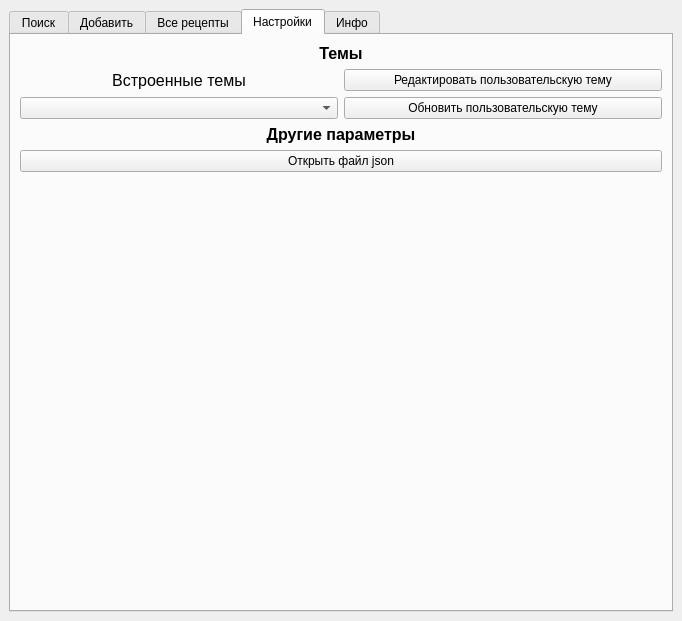
<?xml version="1.0" encoding="UTF-8"?>
<ui version="4.0">
 <class>MainWindow</class>
 <widget class="QMainWindow" name="MainWindow">
  <property name="geometry">
   <rect>
    <x>0</x>
    <y>0</y>
    <width>682</width>
    <height>621</height>
   </rect>
  </property>
  <property name="windowTitle">
   <string>MainWindow</string>
  </property>
  <property name="styleSheet">
   <string notr="true">#main_layout {
	background-color: rgb(87, 253, 255);
}</string>
  </property>
  <widget class="QWidget" name="main_layout_2">
   <layout class="QVBoxLayout" name="verticalLayout">
    <item>
     <layout class="QVBoxLayout" name="main_layout">
      <property name="rightMargin">
       <number>0</number>
      </property>
      <item>
       <widget class="QTabWidget" name="tabWidget">
        <property name="styleSheet">
         <string notr="true"/>
        </property>
        <property name="currentIndex">
         <number>3</number>
        </property>
        <widget class="QWidget" name="widget_4">
         <attribute name="title">
          <string>Поиск</string>
         </attribute>
         <layout class="QVBoxLayout" name="verticalLayout_2">
          <item>
           <layout class="QHBoxLayout" name="horizontalLayout0000">
            <item>
             <widget class="QLineEdit" name="search_input">
              <property name="alignment">
               <set>Qt::AlignCenter</set>
              </property>
              <property name="placeholderText">
               <string>Введите здесь название, описание или сложность рецепта</string>
              </property>
             </widget>
            </item>
            <item>
             <widget class="QPushButton" name="search_btn">
              <property name="cursor">
               <cursorShape>PointingHandCursor</cursorShape>
              </property>
              <property name="text">
               <string>Искать</string>
              </property>
             </widget>
            </item>
           </layout>
          </item>
          <item>
           <layout class="QGridLayout" name="gridLayout_6">
            <item row="0" column="0">
             <widget class="QLabel" name="label_2">
              <property name="maximumSize">
               <size>
                <width>16777215</width>
                <height>25</height>
               </size>
              </property>
              <property name="styleSheet">
               <string notr="true">font-weight: bold; font-size: 16px;</string>
              </property>
              <property name="text">
               <string>Параметры поиска</string>
              </property>
              <property name="alignment">
               <set>Qt::AlignBottom|Qt::AlignHCenter</set>
              </property>
             </widget>
            </item>
            <item row="2" column="2">
             <widget class="QRadioButton" name="summary_param">
              <property name="cursor">
               <cursorShape>PointingHandCursor</cursorShape>
              </property>
              <property name="text">
               <string>Описанию</string>
              </property>
             </widget>
            </item>
            <item row="3" column="2">
             <widget class="QRadioButton" name="difficult_param">
              <property name="cursor">
               <cursorShape>PointingHandCursor</cursorShape>
              </property>
              <property name="text">
               <string>Сложности</string>
              </property>
             </widget>
            </item>
            <item row="0" column="2">
             <widget class="QLabel" name="label_67">
              <property name="maximumSize">
               <size>
                <width>16777215</width>
                <height>25</height>
               </size>
              </property>
              <property name="styleSheet">
               <string notr="true">font-weight: bold; font-size: 16px;</string>
              </property>
              <property name="text">
               <string>Искать по</string>
              </property>
              <property name="alignment">
               <set>Qt::AlignBottom|Qt::AlignHCenter</set>
              </property>
             </widget>
            </item>
            <item row="1" column="2">
             <widget class="QRadioButton" name="title_param">
              <property name="cursor">
               <cursorShape>PointingHandCursor</cursorShape>
              </property>
              <property name="text">
               <string>Названию</string>
              </property>
              <property name="checked">
               <bool>true</bool>
              </property>
             </widget>
            </item>
            <item row="3" column="0">
             <widget class="QCheckBox" name="show_all_checkbox">
              <property name="cursor">
               <cursorShape>PointingHandCursor</cursorShape>
              </property>
              <property name="text">
               <string>вывести все совпадения</string>
              </property>
             </widget>
            </item>
            <item row="2" column="0">
             <widget class="QLabel" name="limit_label">
              <property name="text">
               <string>ограничить количество результатов: 10</string>
              </property>
              <property name="alignment">
               <set>Qt::AlignHCenter|Qt::AlignTop</set>
              </property>
             </widget>
            </item>
            <item row="1" column="0">
             <widget class="QSlider" name="limit_slider">
              <property name="maximumSize">
               <size>
                <width>16777215</width>
                <height>20</height>
               </size>
              </property>
              <property name="cursor">
               <cursorShape>PointingHandCursor</cursorShape>
              </property>
              <property name="minimum">
               <number>1</number>
              </property>
              <property name="maximum">
               <number>100</number>
              </property>
              <property name="orientation">
               <enum>Qt::Horizontal</enum>
              </property>
              <property name="tickPosition">
               <enum>QSlider::TicksBelow</enum>
              </property>
              <property name="tickInterval">
               <number>10</number>
              </property>
             </widget>
            </item>
            <item row="1" column="1">
             <spacer name="horizontalSpacer">
              <property name="orientation">
               <enum>Qt::Horizontal</enum>
              </property>
              <property name="sizeType">
               <enum>QSizePolicy::Fixed</enum>
              </property>
              <property name="sizeHint" stdset="0">
               <size>
                <width>40</width>
                <height>20</height>
               </size>
              </property>
             </spacer>
            </item>
           </layout>
          </item>
          <item>
           <layout class="QVBoxLayout" name="verticalLayout_3">
            <item>
             <widget class="QLabel" name="label_3">
              <property name="maximumSize">
               <size>
                <width>16777215</width>
                <height>50</height>
               </size>
              </property>
              <property name="styleSheet">
               <string notr="true">font-weight: bold; font-size: 16px;</string>
              </property>
              <property name="text">
               <string>Результаты поиска</string>
              </property>
              <property name="alignment">
               <set>Qt::AlignBottom|Qt::AlignHCenter</set>
              </property>
             </widget>
            </item>
            <item>
             <widget class="QListWidget" name="search_results"/>
            </item>
           </layout>
          </item>
         </layout>
        </widget>
        <widget class="QWidget" name="tab">
         <attribute name="title">
          <string>Добавить</string>
         </attribute>
         <layout class="QGridLayout" name="gridLayout_2">
          <item row="1" column="0">
           <layout class="QGridLayout" name="test_layout">
            <item row="2" column="0">
             <widget class="QTextEdit" name="step_summary_input">
              <property name="maximumSize">
               <size>
                <width>16777215</width>
                <height>100</height>
               </size>
              </property>
             </widget>
            </item>
            <item row="3" column="0">
             <widget class="QPushButton" name="add_step_btn">
              <property name="cursor">
               <cursorShape>PointingHandCursor</cursorShape>
              </property>
              <property name="text">
               <string>Добавить шаг</string>
              </property>
             </widget>
            </item>
            <item row="4" column="0">
             <widget class="QListWidget" name="steps_list">
              <property name="maximumSize">
               <size>
                <width>16777215</width>
                <height>10000000</height>
               </size>
              </property>
             </widget>
            </item>
            <item row="1" column="0">
             <widget class="QLabel" name="label_4">
              <property name="maximumSize">
               <size>
                <width>16777215</width>
                <height>25</height>
               </size>
              </property>
              <property name="styleSheet">
               <string notr="true">font-weight: bold;</string>
              </property>
              <property name="text">
               <string>Описание шага</string>
              </property>
              <property name="alignment">
               <set>Qt::AlignBottom|Qt::AlignHCenter</set>
              </property>
             </widget>
            </item>
            <item row="0" column="0">
             <widget class="QLabel" name="label_11">
              <property name="maximumSize">
               <size>
                <width>16777215</width>
                <height>25</height>
               </size>
              </property>
              <property name="styleSheet">
               <string notr="true">font-size: 16px; font-weight: bold;</string>
              </property>
              <property name="text">
               <string>Шаги приготовления</string>
              </property>
              <property name="alignment">
               <set>Qt::AlignCenter</set>
              </property>
             </widget>
            </item>
            <item row="5" column="0">
             <widget class="QPushButton" name="del_step_btn">
              <property name="cursor">
               <cursorShape>PointingHandCursor</cursorShape>
              </property>
              <property name="text">
               <string>Удалить выбранное</string>
              </property>
             </widget>
            </item>
           </layout>
          </item>
          <item row="1" column="1">
           <layout class="QGridLayout" name="gridLayout_3">
            <item row="7" column="0" colspan="2">
             <widget class="QListWidget" name="ingredients_list">
              <property name="maximumSize">
               <size>
                <width>16777215</width>
                <height>10000000</height>
               </size>
              </property>
             </widget>
            </item>
            <item row="3" column="0">
             <widget class="QLabel" name="label_14">
              <property name="maximumSize">
               <size>
                <width>16777215</width>
                <height>25</height>
               </size>
              </property>
              <property name="styleSheet">
               <string notr="true">font-weight: bold;</string>
              </property>
              <property name="text">
               <string>Единицы измерения</string>
              </property>
              <property name="alignment">
               <set>Qt::AlignCenter</set>
              </property>
             </widget>
            </item>
            <item row="2" column="1">
             <widget class="QLineEdit" name="ingredient_title_input">
              <property name="maximumSize">
               <size>
                <width>150</width>
                <height>16777215</height>
               </size>
              </property>
             </widget>
            </item>
            <item row="0" column="0" colspan="2">
             <widget class="QLabel" name="label_6">
              <property name="maximumSize">
               <size>
                <width>16777215</width>
                <height>25</height>
               </size>
              </property>
              <property name="styleSheet">
               <string notr="true">font-size: 16px; font-weight: bold;</string>
              </property>
              <property name="text">
               <string>Ингредиенты</string>
              </property>
              <property name="alignment">
               <set>Qt::AlignCenter</set>
              </property>
             </widget>
            </item>
            <item row="2" column="0">
             <widget class="QLabel" name="label_7">
              <property name="maximumSize">
               <size>
                <width>16777215</width>
                <height>25</height>
               </size>
              </property>
              <property name="styleSheet">
               <string notr="true">font-weight: bold;</string>
              </property>
              <property name="text">
               <string>Название инредиента</string>
              </property>
              <property name="alignment">
               <set>Qt::AlignCenter</set>
              </property>
             </widget>
            </item>
            <item row="6" column="0" colspan="2">
             <widget class="QPushButton" name="add_ingredient_btn">
              <property name="cursor">
               <cursorShape>PointingHandCursor</cursorShape>
              </property>
              <property name="text">
               <string>Добавить инредиент</string>
              </property>
             </widget>
            </item>
            <item row="3" column="1">
             <widget class="QLineEdit" name="ingredient_unit_input">
              <property name="maximumSize">
               <size>
                <width>150</width>
                <height>16777215</height>
               </size>
              </property>
             </widget>
            </item>
            <item row="4" column="0">
             <widget class="QLabel" name="label_8">
              <property name="maximumSize">
               <size>
                <width>16777215</width>
                <height>25</height>
               </size>
              </property>
              <property name="styleSheet">
               <string notr="true">font-weight: bold;</string>
              </property>
              <property name="text">
               <string>Количество</string>
              </property>
              <property name="alignment">
               <set>Qt::AlignCenter</set>
              </property>
             </widget>
            </item>
            <item row="4" column="1">
             <widget class="QSpinBox" name="ingredient_amount">
              <property name="maximumSize">
               <size>
                <width>150</width>
                <height>16777215</height>
               </size>
              </property>
              <property name="wrapping">
               <bool>false</bool>
              </property>
              <property name="alignment">
               <set>Qt::AlignJustify|Qt::AlignVCenter</set>
              </property>
              <property name="accelerated">
               <bool>false</bool>
              </property>
              <property name="correctionMode">
               <enum>QAbstractSpinBox::CorrectToPreviousValue</enum>
              </property>
              <property name="minimum">
               <number>1</number>
              </property>
             </widget>
            </item>
            <item row="8" column="0" colspan="2">
             <widget class="QPushButton" name="del_ingredient_btn">
              <property name="cursor">
               <cursorShape>PointingHandCursor</cursorShape>
              </property>
              <property name="text">
               <string>Удалить выбранное</string>
              </property>
             </widget>
            </item>
           </layout>
          </item>
          <item row="3" column="0" colspan="2">
           <widget class="QPushButton" name="add_recipe_btn">
            <property name="cursor">
             <cursorShape>PointingHandCursor</cursorShape>
            </property>
            <property name="text">
             <string>Добавить рецепт</string>
            </property>
           </widget>
          </item>
          <item row="0" column="0" colspan="2">
           <layout class="QGridLayout" name="gridLayout_4">
            <item row="1" column="0">
             <widget class="QLabel" name="label_10">
              <property name="maximumSize">
               <size>
                <width>16777215</width>
                <height>25</height>
               </size>
              </property>
              <property name="styleSheet">
               <string notr="true">font-size: 16px; font-weight: bold;</string>
              </property>
              <property name="text">
               <string>Описание</string>
              </property>
              <property name="alignment">
               <set>Qt::AlignBottom|Qt::AlignHCenter</set>
              </property>
             </widget>
            </item>
            <item row="4" column="1">
             <widget class="QTimeEdit" name="recipe_time_input">
              <property name="cursor">
               <cursorShape>IBeamCursor</cursorShape>
              </property>
              <property name="alignment">
               <set>Qt::AlignCenter</set>
              </property>
             </widget>
            </item>
            <item row="0" column="1">
             <widget class="QLineEdit" name="recipe_title_input">
              <property name="alignment">
               <set>Qt::AlignCenter</set>
              </property>
             </widget>
            </item>
            <item row="0" column="0">
             <widget class="QLabel" name="label_9">
              <property name="maximumSize">
               <size>
                <width>16777215</width>
                <height>25</height>
               </size>
              </property>
              <property name="styleSheet">
               <string notr="true">font-size: 16px; font-weight: bold;</string>
              </property>
              <property name="text">
               <string>Название</string>
              </property>
              <property name="alignment">
               <set>Qt::AlignBottom|Qt::AlignHCenter</set>
              </property>
             </widget>
            </item>
            <item row="4" column="0">
             <widget class="QLabel" name="label_12">
              <property name="maximumSize">
               <size>
                <width>16777215</width>
                <height>25</height>
               </size>
              </property>
              <property name="styleSheet">
               <string notr="true">font-size: 16px; font-weight: bold;</string>
              </property>
              <property name="text">
               <string>Время приготовления в минутах</string>
              </property>
              <property name="alignment">
               <set>Qt::AlignBottom|Qt::AlignHCenter</set>
              </property>
             </widget>
            </item>
            <item row="1" column="1">
             <widget class="QTextEdit" name="recipe_summary_input">
              <property name="maximumSize">
               <size>
                <width>16777215</width>
                <height>100</height>
               </size>
              </property>
             </widget>
            </item>
            <item row="7" column="1">
             <widget class="QComboBox" name="recipe_difficult">
              <property name="currentText">
               <string>Легкий</string>
              </property>
              <item>
               <property name="text">
                <string>Легкий</string>
               </property>
              </item>
              <item>
               <property name="text">
                <string>Средний</string>
               </property>
              </item>
              <item>
               <property name="text">
                <string>Сложный</string>
               </property>
              </item>
             </widget>
            </item>
            <item row="7" column="0">
             <widget class="QLabel" name="label_13">
              <property name="maximumSize">
               <size>
                <width>16777215</width>
                <height>25</height>
               </size>
              </property>
              <property name="styleSheet">
               <string notr="true">font-size: 16px; font-weight: bold;</string>
              </property>
              <property name="text">
               <string>Сложность</string>
              </property>
              <property name="alignment">
               <set>Qt::AlignBottom|Qt::AlignHCenter</set>
              </property>
             </widget>
            </item>
           </layout>
          </item>
          <item row="2" column="0" colspan="2">
           <widget class="Line" name="line">
            <property name="orientation">
             <enum>Qt::Horizontal</enum>
            </property>
           </widget>
          </item>
         </layout>
        </widget>
        <widget class="QWidget" name="tab_9">
         <attribute name="title">
          <string>Все рецепты</string>
         </attribute>
         <layout class="QVBoxLayout" name="verticalLayout_4">
          <item>
           <layout class="QGridLayout" name="gridLayout_5">
            <item row="0" column="0">
             <widget class="QLabel" name="label_5">
              <property name="styleSheet">
               <string notr="true">font-size: 16px; font-weight: bold;</string>
              </property>
              <property name="text">
               <string>Все рецепты</string>
              </property>
              <property name="alignment">
               <set>Qt::AlignCenter</set>
              </property>
             </widget>
            </item>
            <item row="1" column="0">
             <widget class="QListWidget" name="all_recipes_list"/>
            </item>
           </layout>
          </item>
         </layout>
        </widget>
        <widget class="QWidget" name="tab_2">
         <attribute name="title">
          <string>Настройки</string>
         </attribute>
         <layout class="QGridLayout" name="gridLayout_9">
          <item row="0" column="0">
           <layout class="QGridLayout" name="gridLayout_7">
            <item row="6" column="0" colspan="2">
             <spacer name="verticalSpacer">
              <property name="orientation">
               <enum>Qt::Vertical</enum>
              </property>
              <property name="sizeHint" stdset="0">
               <size>
                <width>20</width>
                <height>40</height>
               </size>
              </property>
             </spacer>
            </item>
            <item row="1" column="1">
             <widget class="QPushButton" name="open_style_btn">
              <property name="text">
               <string>Редактировать пользовательскую тему</string>
              </property>
             </widget>
            </item>
            <item row="0" column="0" colspan="2">
             <widget class="QLabel" name="label_16">
              <property name="styleSheet">
               <string notr="true">font-size: 16px; font-weight: bold;</string>
              </property>
              <property name="text">
               <string>Темы</string>
              </property>
              <property name="alignment">
               <set>Qt::AlignBottom|Qt::AlignHCenter</set>
              </property>
             </widget>
            </item>
            <item row="5" column="0" colspan="2">
             <widget class="QPushButton" name="open_json_btn">
              <property name="text">
               <string>Открыть файл json</string>
              </property>
             </widget>
            </item>
            <item row="4" column="0" colspan="2">
             <widget class="QLabel" name="label_17">
              <property name="styleSheet">
               <string notr="true">font-size: 16px; font-weight: bold;</string>
              </property>
              <property name="text">
               <string>Другие параметры</string>
              </property>
              <property name="alignment">
               <set>Qt::AlignCenter</set>
              </property>
             </widget>
            </item>
            <item row="3" column="1">
             <widget class="QPushButton" name="style_update_btn">
              <property name="text">
               <string>Обновить пользовательскую тему</string>
              </property>
             </widget>
            </item>
            <item row="3" column="0">
             <widget class="QComboBox" name="themes_list">
              <item>
               <property name="text">
                <string/>
               </property>
              </item>
             </widget>
            </item>
            <item row="1" column="0">
             <widget class="QLabel" name="label_15">
              <property name="styleSheet">
               <string notr="true">font-size: 16px;</string>
              </property>
              <property name="text">
               <string>Встроенные темы</string>
              </property>
              <property name="alignment">
               <set>Qt::AlignCenter</set>
              </property>
             </widget>
            </item>
           </layout>
          </item>
         </layout>
        </widget>
        <widget class="QWidget" name="tab_8">
         <attribute name="title">
          <string>Инфо</string>
         </attribute>
         <layout class="QGridLayout" name="gridLayout">
          <item row="0" column="0">
           <layout class="QGridLayout" name="gridLayout_8">
            <item row="1" column="0" colspan="2">
             <widget class="QTextBrowser" name="textBrowser">
              <property name="maximumSize">
               <size>
                <width>16777215</width>
                <height>13000000</height>
               </size>
              </property>
              <property name="verticalScrollBarPolicy">
               <enum>Qt::ScrollBarAlwaysOff</enum>
              </property>
              <property name="sizeAdjustPolicy">
               <enum>QAbstractScrollArea::AdjustToContents</enum>
              </property>
              <property name="html">
               <string>&lt;!DOCTYPE HTML PUBLIC &quot;-//W3C//DTD HTML 4.0//EN&quot; &quot;http://www.w3.org/TR/REC-html40/strict.dtd&quot;&gt;
&lt;html&gt;&lt;head&gt;&lt;meta name=&quot;qrichtext&quot; content=&quot;1&quot; /&gt;&lt;style type=&quot;text/css&quot;&gt;
p, li { white-space: pre-wrap; }
&lt;/style&gt;&lt;/head&gt;&lt;body style=&quot; font-family:'MS Shell Dlg 2'; font-size:8.25pt; font-weight:400; font-style:normal;&quot;&gt;
&lt;p align=&quot;center&quot; style=&quot; margin-top:0px; margin-bottom:0px; margin-left:0px; margin-right:0px; -qt-block-indent:0; text-indent:0px;&quot;&gt;&lt;span style=&quot; font-size:12pt; font-weight:600;&quot;&gt;Данное приложение - книга рецептов&lt;/span&gt;&lt;/p&gt;
&lt;p style=&quot; margin-top:0px; margin-bottom:0px; margin-left:0px; margin-right:0px; -qt-block-indent:0; text-indent:0px;&quot;&gt;&lt;span style=&quot; font-size:12pt; font-weight:600;&quot;&gt;Здесь вы можете:&lt;/span&gt;&lt;/p&gt;
&lt;p style=&quot; margin-top:0px; margin-bottom:0px; margin-left:0px; margin-right:0px; -qt-block-indent:0; text-indent:0px;&quot;&gt;&lt;span style=&quot; font-size:12pt;&quot;&gt;- Создавать, редактировать и управлять рецептами&lt;/span&gt;&lt;/p&gt;
&lt;p style=&quot; margin-top:0px; margin-bottom:0px; margin-left:0px; margin-right:0px; -qt-block-indent:0; text-indent:0px;&quot;&gt;&lt;span style=&quot; font-size:12pt;&quot;&gt;- Добавлен поиск с настраиваемыми параметрами&lt;/span&gt;&lt;/p&gt;
&lt;p style=&quot; margin-top:0px; margin-bottom:0px; margin-left:0px; margin-right:0px; -qt-block-indent:0; text-indent:0px;&quot;&gt;&lt;span style=&quot; font-size:12pt;&quot;&gt;- Присутствует список всех рецептов из базы данных&lt;/span&gt;&lt;/p&gt;
&lt;p style=&quot; margin-top:0px; margin-bottom:0px; margin-left:0px; margin-right:0px; -qt-block-indent:0; text-indent:0px;&quot;&gt;&lt;span style=&quot; font-size:12pt;&quot;&gt;- Добавлено несколько встроенных тем&lt;/span&gt;&lt;/p&gt;
&lt;p style=&quot; margin-top:0px; margin-bottom:0px; margin-left:0px; margin-right:0px; -qt-block-indent:0; text-indent:0px;&quot;&gt;&lt;span style=&quot; font-size:12pt;&quot;&gt;- Возможность редактирования стиля во время работы приложения&lt;/span&gt;&lt;/p&gt;
&lt;p align=&quot;center&quot; style=&quot;-qt-paragraph-type:empty; margin-top:0px; margin-bottom:0px; margin-left:0px; margin-right:0px; -qt-block-indent:0; text-indent:0px; font-size:8pt;&quot;&gt;&lt;br /&gt;&lt;/p&gt;
&lt;p style=&quot;-qt-paragraph-type:empty; margin-top:0px; margin-bottom:0px; margin-left:0px; margin-right:0px; -qt-block-indent:0; text-indent:0px; font-size:8pt;&quot;&gt;&lt;br /&gt;&lt;/p&gt;&lt;/body&gt;&lt;/html&gt;</string>
              </property>
             </widget>
            </item>
            <item row="3" column="0">
             <widget class="Line" name="line_2">
              <property name="orientation">
               <enum>Qt::Vertical</enum>
              </property>
             </widget>
            </item>
            <item row="2" column="0" colspan="2">
             <widget class="QTextBrowser" name="textBrowser_2">
              <property name="maximumSize">
               <size>
                <width>16777215</width>
                <height>13000000</height>
               </size>
              </property>
              <property name="verticalScrollBarPolicy">
               <enum>Qt::ScrollBarAlwaysOff</enum>
              </property>
              <property name="horizontalScrollBarPolicy">
               <enum>Qt::ScrollBarAlwaysOff</enum>
              </property>
              <property name="sizeAdjustPolicy">
               <enum>QAbstractScrollArea::AdjustToContents</enum>
              </property>
              <property name="html">
               <string>&lt;!DOCTYPE HTML PUBLIC &quot;-//W3C//DTD HTML 4.0//EN&quot; &quot;http://www.w3.org/TR/REC-html40/strict.dtd&quot;&gt;
&lt;html&gt;&lt;head&gt;&lt;meta name=&quot;qrichtext&quot; content=&quot;1&quot; /&gt;&lt;style type=&quot;text/css&quot;&gt;
p, li { white-space: pre-wrap; }
&lt;/style&gt;&lt;/head&gt;&lt;body style=&quot; font-family:'MS Shell Dlg 2'; font-size:8.25pt; font-weight:400; font-style:normal;&quot;&gt;
&lt;p align=&quot;center&quot; style=&quot; margin-top:0px; margin-bottom:0px; margin-left:0px; margin-right:0px; -qt-block-indent:0; text-indent:0px;&quot;&gt;&lt;span style=&quot; font-size:12pt; font-weight:600;&quot;&gt;Информация о приложении:&lt;/span&gt;&lt;/p&gt;
&lt;p style=&quot; margin-top:0px; margin-bottom:0px; margin-left:0px; margin-right:0px; -qt-block-indent:0; text-indent:0px;&quot;&gt;&lt;span style=&quot; font-size:12pt;&quot;&gt;Интерфейс: &lt;/span&gt;&lt;span style=&quot; font-size:12pt; font-weight:600;&quot;&gt;PyQt6&lt;/span&gt;&lt;/p&gt;
&lt;p style=&quot; margin-top:0px; margin-bottom:0px; margin-left:0px; margin-right:0px; -qt-block-indent:0; text-indent:0px;&quot;&gt;&lt;span style=&quot; font-size:12pt;&quot;&gt;Упрощение разработки интерфейса: &lt;/span&gt;&lt;span style=&quot; font-size:12pt; font-weight:600;&quot;&gt;Qt Designer&lt;/span&gt;&lt;/p&gt;
&lt;p style=&quot; margin-top:0px; margin-bottom:0px; margin-left:0px; margin-right:0px; -qt-block-indent:0; text-indent:0px;&quot;&gt;&lt;span style=&quot; font-size:12pt;&quot;&gt;База данных:&lt;/span&gt;&lt;span style=&quot; font-size:12pt; font-weight:600;&quot;&gt; Sqlite3&lt;/span&gt;&lt;/p&gt;
&lt;p style=&quot; margin-top:0px; margin-bottom:0px; margin-left:0px; margin-right:0px; -qt-block-indent:0; text-indent:0px;&quot;&gt;&lt;span style=&quot; font-size:12pt;&quot;&gt;Хранение некоторой информации: &lt;/span&gt;&lt;span style=&quot; font-size:12pt; font-weight:600;&quot;&gt;Json&lt;/span&gt;&lt;/p&gt;
&lt;p style=&quot; margin-top:0px; margin-bottom:0px; margin-left:0px; margin-right:0px; -qt-block-indent:0; text-indent:0px;&quot;&gt;&lt;span style=&quot; font-size:12pt;&quot;&gt;Стилизация: &lt;/span&gt;&lt;span style=&quot; font-size:12pt; font-weight:600;&quot;&gt;CSS (QSS)&lt;/span&gt;&lt;/p&gt;
&lt;p style=&quot;-qt-paragraph-type:empty; margin-top:0px; margin-bottom:0px; margin-left:0px; margin-right:0px; -qt-block-indent:0; text-indent:0px; font-size:12pt;&quot;&gt;&lt;br /&gt;&lt;/p&gt;&lt;/body&gt;&lt;/html&gt;</string>
              </property>
             </widget>
            </item>
            <item row="4" column="0" colspan="2">
             <widget class="QTextBrowser" name="textBrowser_3">
              <property name="maximumSize">
               <size>
                <width>16777215</width>
                <height>13010000</height>
               </size>
              </property>
              <property name="cursor" stdset="0">
               <cursorShape>ArrowCursor</cursorShape>
              </property>
              <property name="verticalScrollBarPolicy">
               <enum>Qt::ScrollBarAlwaysOff</enum>
              </property>
              <property name="horizontalScrollBarPolicy">
               <enum>Qt::ScrollBarAlwaysOff</enum>
              </property>
              <property name="sizeAdjustPolicy">
               <enum>QAbstractScrollArea::AdjustToContents</enum>
              </property>
              <property name="html">
               <string>&lt;!DOCTYPE HTML PUBLIC &quot;-//W3C//DTD HTML 4.0//EN&quot; &quot;http://www.w3.org/TR/REC-html40/strict.dtd&quot;&gt;
&lt;html&gt;&lt;head&gt;&lt;meta name=&quot;qrichtext&quot; content=&quot;1&quot; /&gt;&lt;style type=&quot;text/css&quot;&gt;
p, li { white-space: pre-wrap; }
&lt;/style&gt;&lt;/head&gt;&lt;body style=&quot; font-family:'MS Shell Dlg 2'; font-size:8.25pt; font-weight:400; font-style:normal;&quot;&gt;
&lt;p align=&quot;center&quot; style=&quot; margin-top:12px; margin-bottom:12px; margin-left:0px; margin-right:0px; -qt-block-indent:0; text-indent:0px;&quot;&gt;&lt;span style=&quot; font-size:12pt; font-weight:600;&quot;&gt;Автор:&lt;/span&gt;&lt;/p&gt;
&lt;p style=&quot; margin-top:12px; margin-bottom:12px; margin-left:0px; margin-right:0px; -qt-block-indent:0; text-indent:0px;&quot;&gt;&lt;span style=&quot; font-size:12pt;&quot;&gt;Телеграм: &lt;/span&gt;&lt;a href=&quot;https://t.me/gd_4ever&quot;&gt;&lt;span style=&quot; font-size:12pt; font-weight:600; text-decoration: underline; color:#ffffff;&quot;&gt;Qlex&lt;/span&gt;&lt;/a&gt;&lt;/p&gt;
&lt;p style=&quot; margin-top:12px; margin-bottom:12px; margin-left:0px; margin-right:0px; -qt-block-indent:0; text-indent:0px;&quot;&gt;&lt;span style=&quot; font-size:12pt;&quot;&gt;Телеграм канал: &lt;/span&gt;&lt;a href=&quot;https://t.me/space_bar_rar&quot;&gt;&lt;span style=&quot; font-size:12pt; font-weight:600; text-decoration: underline; color:#ffffff;&quot;&gt;SPACE BAR&lt;/span&gt;&lt;/a&gt;&lt;/p&gt;
&lt;p align=&quot;center&quot; style=&quot; margin-top:12px; margin-bottom:12px; margin-left:0px; margin-right:0px; -qt-block-indent:0; text-indent:0px;&quot;&gt;&lt;span style=&quot; font-size:12pt; font-weight:600;&quot;&gt;Вклад внесли:&lt;/span&gt;&lt;/p&gt;
&lt;p style=&quot; margin-top:0px; margin-bottom:0px; margin-left:0px; margin-right:0px; -qt-block-indent:0; text-indent:0px;&quot;&gt;&lt;span style=&quot; font-size:12pt;&quot;&gt;     - &lt;/span&gt;&lt;a href=&quot;https://t.me/MerchantArm&quot;&gt;&lt;span style=&quot; font-size:12pt; font-weight:600; text-decoration: underline; color:#ffffff;&quot;&gt;Merchant&lt;/span&gt;&lt;/a&gt;&lt;/p&gt;
&lt;p style=&quot; margin-top:12px; margin-bottom:12px; margin-left:0px; margin-right:0px; -qt-block-indent:0; text-indent:0px;&quot;&gt;&lt;span style=&quot; font-size:12pt;&quot;&gt;     - &lt;/span&gt;&lt;a href=&quot;https://t.me/teatteaa&quot;&gt;&lt;span style=&quot; font-size:12pt; font-weight:600; text-decoration: underline; color:#ffffff;&quot;&gt;tea&lt;/span&gt;&lt;/a&gt;&lt;/p&gt;&lt;/body&gt;&lt;/html&gt;</string>
              </property>
             </widget>
            </item>
            <item row="0" column="0" colspan="2">
             <widget class="QLabel" name="label">
              <property name="styleSheet">
               <string notr="true">font-size: 16px; font-weight: bold;</string>
              </property>
              <property name="text">
               <string>О приложении</string>
              </property>
              <property name="alignment">
               <set>Qt::AlignCenter</set>
              </property>
             </widget>
            </item>
           </layout>
          </item>
         </layout>
        </widget>
       </widget>
      </item>
     </layout>
    </item>
   </layout>
  </widget>
 </widget>
 <resources/>
 <connections/>
</ui>
